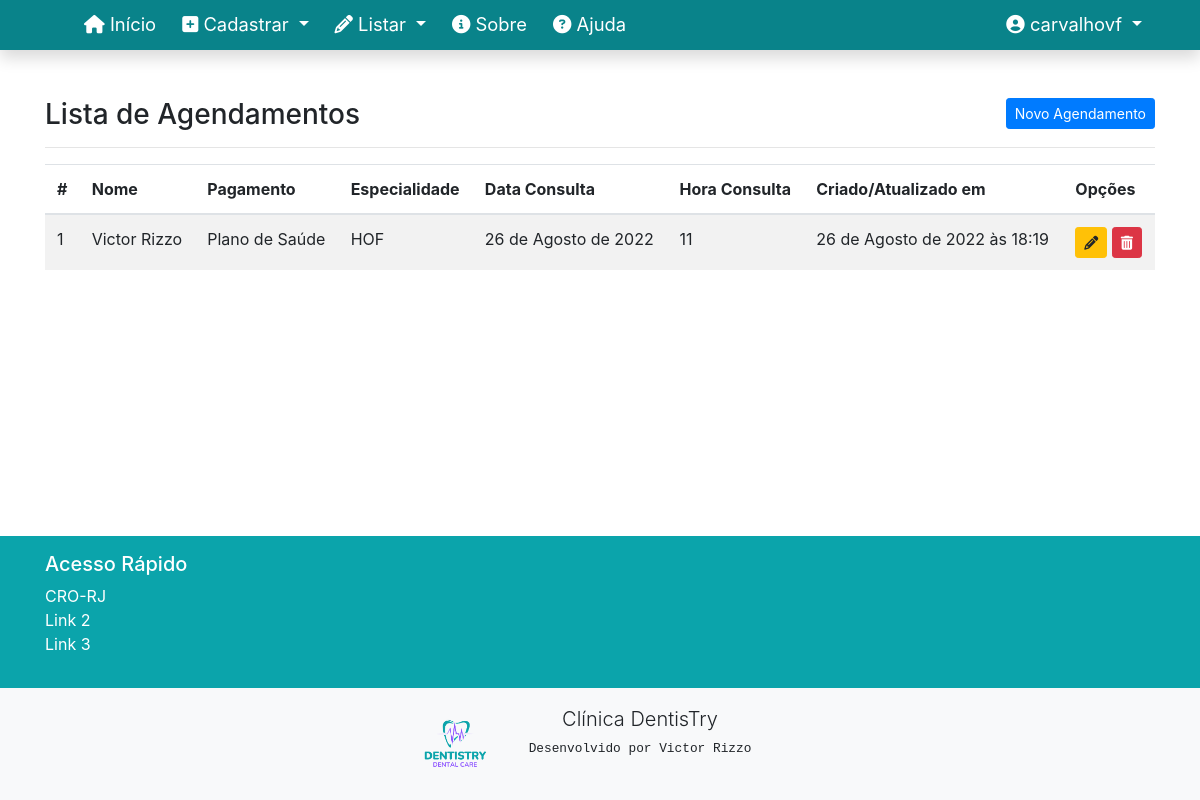
The page /listar/agendamentos/ (signed in) on the database as committed earlier.
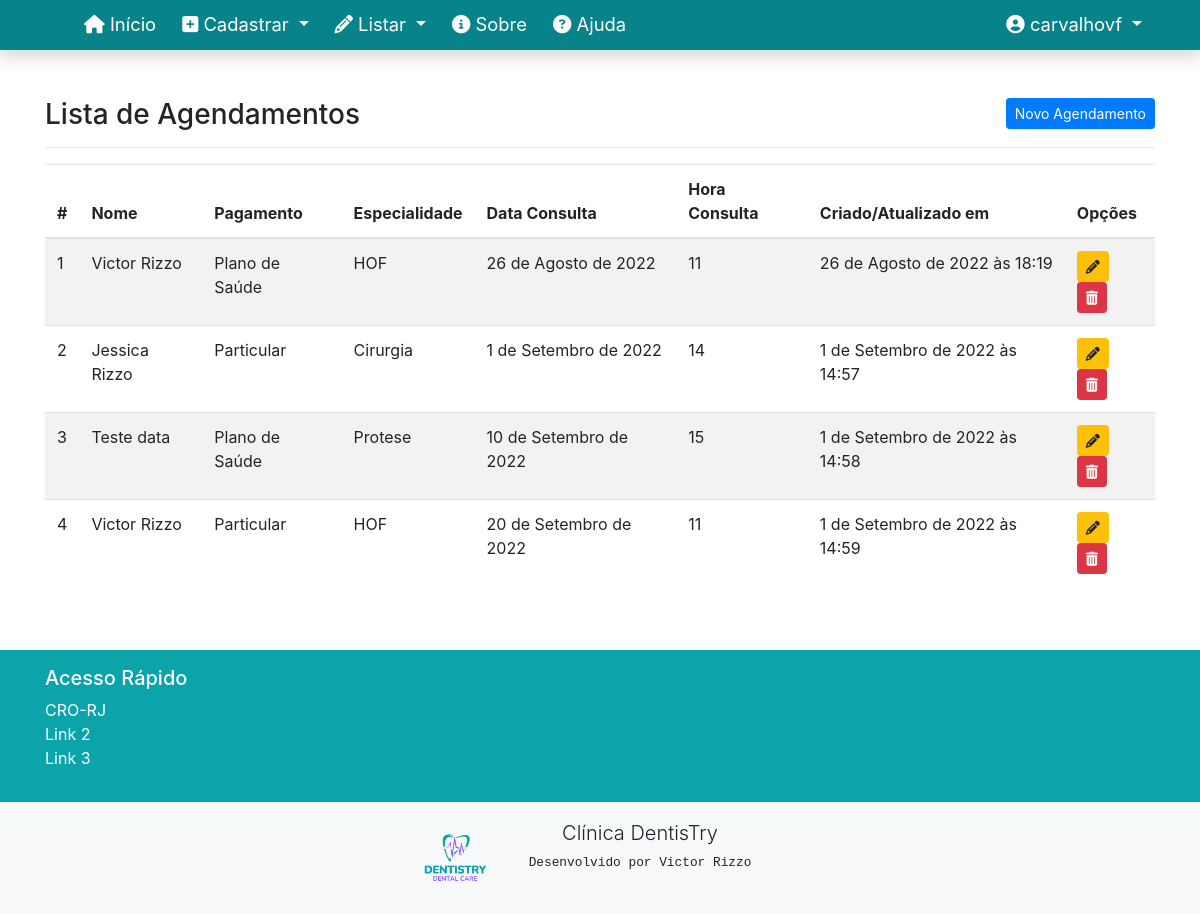
The same page on the database as committed later.
### agendamentos/models.py (models this page shows, shortened)
class Agendamento(models.Model):
    TIPO_CHOICES = [
                (1, 'Urgência'),
                (2, 'Avaliação'),
                (3, 'Paciente em tratamento'),
                (4, 'Retorno'),
                (5, 'Parceria'),
            ]
    ESP_CHOICES = [
                (1, 'Cirurgia'),
                (2, 'Endodontia'),
                (3, 'Ortodontia'),
                (4, 'HOF'),
                (5, 'Protese'),
                (6, 'Implantodontia'),
            ]
    PAGAMENTO_CHOICES = [
                (1, 'Particular'),
                (2, 'Plano de Saúde'),
                (3, 'Parceria'),
            ]
    HORARIO_CHOICES = [
                (8, 8),
                (9, 9),
                (10, 10),
                (11, 11),
                (12, 12),
                (14, 14),
                (15, 15),
                (16, 16),
                (17, 17),
                (18, 18),
            ]
    paciente = models.ForeignKey(Paciente, on_delete=models.PROTECT)
    tipo_consulta = models.IntegerField(verbose_name='Tipo de Consulta', choices=TIPO_CHOICES)
    pagamento = models.IntegerField('Pagamento', choices=PAGAMENTO_CHOICES)
    especialidade = models.IntegerField('Especialidade', choices=ESP_CHOICES)
    data_consulta = models.DateField('Data consulta', help_text="DD/MM/AAAA")
    hora_consulta = models.IntegerField('Horário consulta', choices=HORARIO_CHOICES)
    atualizado_em = models.DateTimeField('Atualizado em', auto_now=True)
    class Meta:
        verbose_name = 'Consulta'
        verbose_name_plural = 'Consultas agendadas'

class Paciente(models.Model):
    nome = models.CharField('Nome do paciente', max_length=250)
    cpf = models.CharField('CPF ', max_length=14, help_text="Digite somente os números.")
    email = models.CharField('E-mail', max_length=250, null=True, blank=True)
    data_nascimento = models.DateField('Data de Nascimento', help_text="DD/MM/AAAA")
    celular = models.CharField('Núm. celular', max_length=250, help_text="Digite somente os números.")
    arquivo = models.FileField(upload_to='pdf/')
    atualizado_em = models.DateTimeField('Atualizado em', auto_now=True)
    def __str__(self):
        return str(self.nome)
    class Meta:
        verbose_name = 'Paciente'
        verbose_name_plural = 'Pacientes'

### agendamentos/views.py (the view)
# urls.py: path('listar/agendamentos/', AgendamentoList.as_view(), name='listar-agendamentos'),
class AgendamentoList(LoginRequiredMixin, ListView):
    login_url = reverse_lazy('login')
    model = Agendamento
    template_name = 'agendamentos/listas/agendamento.html'

### agendamentos/templates/agendamentos/listas/agendamento.html (shortened to what this page needs)
{% extends 'paginas/modelo-agendamento.html' %}
{% load static %}
{% block conteudo %}
<h3>
    Lista de Agendamentos
    <a href="{% url 'cadastrar-agendamento' %}" class="btn btn-primary btn-sm float-right">Novo Agendamento</a>
</h3>
<hr>
<div class="table-resposive">
    <table class="table table-striped" id="tabela-listar-agendamentos">
        <thead>
            <tr>
                <th>#</th>
                <th>Nome</th>
                <th>Pagamento</th>
                <th>Especialidade</th>
                <th>Data Consulta</th>
                <th>Hora Consulta</th>
                <th>Criado/Atualizado em</th>
                <th>Opções</th>
            </tr>
        </thead>
        <tbody>
            {% for agendamento in object_list %}
            <tr>
                <td>{{ agendamento.pk }}</td>
                <td>{{ agendamento.paciente }}</td>
                <td>{{ agendamento.get_pagamento_display }}</td>
                <td>{{ agendamento.get_especialidade_display }}</td>
                <td>{{ agendamento.data_consulta }}</td>
                <td>{{ agendamento.hora_consulta }}</td>
                <td>{{ agendamento.atualizado_em }}</td>
                <td>
                    <a href="{% url 'editar-agendamento' agendamento.pk %}" class="btn btn-warning btn-sm" title="Editar">
                        <i class="fa fa-pencil" aria-hidden="true"></i>
                    </a>
                    <a href="{% url 'excluir-agendamento' agendamento.pk %}" class="btn btn-danger btn-sm" title="Excluir">
                        <i class="fa fa-trash" aria-hidden="true"></i>
                    </a>
                </td>
            </tr>
            {% empty %}
            <tr>
                <td colspan="5">Nenhum agendamento registrado.</td>
            </tr>
            {% endfor %}
        </tbody>
    </table>
</div>
{% endblock %}

Rows that differ between the two databases and show on the page:
added Agendamento: pk "2", paciente "Jessica Rizzo", pagamento "Particular", especialidade "Cirurgia", data_consulta "1 de Setembro de 2022", hora_consulta "14", atualizado_em "1 de Setembro de 2022 às 14:57"
added Agendamento: pk "3", paciente "Teste data", pagamento "Plano de Saúde", especialidade "Protese", data_consulta "10 de Setembro de 2022", hora_consulta "15", atualizado_em "1 de Setembro de 2022 às 14:58"
added Agendamento: pk "4", paciente "Victor Rizzo", pagamento "Particular", especialidade "HOF", data_consulta "20 de Setembro de 2022", hora_consulta "11", atualizado_em "1 de Setembro de 2022 às 14:59"
